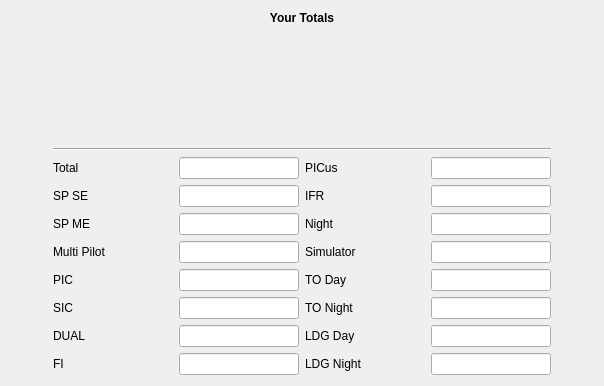
<?xml version="1.0" encoding="UTF-8"?>
<ui version="4.0">
 <class>totalsWidget</class>
 <widget class="QWidget" name="totalsWidget">
  <property name="geometry">
   <rect>
    <x>0</x>
    <y>0</y>
    <width>604</width>
    <height>386</height>
   </rect>
  </property>
  <property name="windowTitle">
   <string>Form</string>
  </property>
  <layout class="QGridLayout" name="gridLayout_2">
   <item row="0" column="0">
    <widget class="QLabel" name="label_17">
     <property name="font">
      <font>
       <weight>75</weight>
       <bold>true</bold>
      </font>
     </property>
     <property name="text">
      <string>Your Totals</string>
     </property>
     <property name="alignment">
      <set>Qt::AlignCenter</set>
     </property>
    </widget>
   </item>
   <item row="1" column="0">
    <spacer name="verticalSpacer">
     <property name="orientation">
      <enum>Qt::Vertical</enum>
     </property>
     <property name="sizeHint" stdset="0">
      <size>
       <width>20</width>
       <height>65</height>
      </size>
     </property>
    </spacer>
   </item>
   <item row="2" column="0">
    <widget class="Line" name="line">
     <property name="orientation">
      <enum>Qt::Horizontal</enum>
     </property>
    </widget>
   </item>
   <item row="3" column="0">
    <layout class="QGridLayout" name="gridLayout">
     <item row="0" column="0">
      <widget class="QLabel" name="totalLabel">
       <property name="maximumSize">
        <size>
         <width>120</width>
         <height>16777215</height>
        </size>
       </property>
       <property name="text">
        <string>Total</string>
       </property>
      </widget>
     </item>
     <item row="0" column="1">
      <widget class="QLineEdit" name="totalLineEdit">
       <property name="maximumSize">
        <size>
         <width>120</width>
         <height>16777215</height>
        </size>
       </property>
       <property name="focusPolicy">
        <enum>Qt::NoFocus</enum>
       </property>
      </widget>
     </item>
     <item row="0" column="2">
      <widget class="QLabel" name="picusLabel">
       <property name="maximumSize">
        <size>
         <width>120</width>
         <height>16777215</height>
        </size>
       </property>
       <property name="text">
        <string>PICus</string>
       </property>
      </widget>
     </item>
     <item row="0" column="3">
      <widget class="QLineEdit" name="picusLineEdit">
       <property name="maximumSize">
        <size>
         <width>120</width>
         <height>16777215</height>
        </size>
       </property>
       <property name="focusPolicy">
        <enum>Qt::NoFocus</enum>
       </property>
      </widget>
     </item>
     <item row="1" column="0">
      <widget class="QLabel" name="spseLabel">
       <property name="maximumSize">
        <size>
         <width>120</width>
         <height>16777215</height>
        </size>
       </property>
       <property name="text">
        <string>SP SE</string>
       </property>
      </widget>
     </item>
     <item row="1" column="1">
      <widget class="QLineEdit" name="spseLineEdit">
       <property name="maximumSize">
        <size>
         <width>120</width>
         <height>16777215</height>
        </size>
       </property>
       <property name="focusPolicy">
        <enum>Qt::NoFocus</enum>
       </property>
      </widget>
     </item>
     <item row="1" column="2">
      <widget class="QLabel" name="ifrLabel">
       <property name="maximumSize">
        <size>
         <width>120</width>
         <height>16777215</height>
        </size>
       </property>
       <property name="text">
        <string>IFR</string>
       </property>
      </widget>
     </item>
     <item row="1" column="3">
      <widget class="QLineEdit" name="ifrLineEdit">
       <property name="maximumSize">
        <size>
         <width>120</width>
         <height>16777215</height>
        </size>
       </property>
       <property name="focusPolicy">
        <enum>Qt::NoFocus</enum>
       </property>
      </widget>
     </item>
     <item row="2" column="0">
      <widget class="QLabel" name="spmeLabel">
       <property name="maximumSize">
        <size>
         <width>120</width>
         <height>16777215</height>
        </size>
       </property>
       <property name="text">
        <string>SP ME</string>
       </property>
      </widget>
     </item>
     <item row="2" column="1">
      <widget class="QLineEdit" name="spmeLineEdit">
       <property name="maximumSize">
        <size>
         <width>120</width>
         <height>16777215</height>
        </size>
       </property>
       <property name="focusPolicy">
        <enum>Qt::NoFocus</enum>
       </property>
      </widget>
     </item>
     <item row="2" column="2">
      <widget class="QLabel" name="nightLabel">
       <property name="maximumSize">
        <size>
         <width>120</width>
         <height>16777215</height>
        </size>
       </property>
       <property name="text">
        <string>Night</string>
       </property>
      </widget>
     </item>
     <item row="2" column="3">
      <widget class="QLineEdit" name="nightLineEdit">
       <property name="maximumSize">
        <size>
         <width>120</width>
         <height>16777215</height>
        </size>
       </property>
       <property name="focusPolicy">
        <enum>Qt::NoFocus</enum>
       </property>
      </widget>
     </item>
     <item row="3" column="0">
      <widget class="QLabel" name="multipilotLabel">
       <property name="maximumSize">
        <size>
         <width>120</width>
         <height>16777215</height>
        </size>
       </property>
       <property name="text">
        <string>Multi Pilot</string>
       </property>
      </widget>
     </item>
     <item row="3" column="1">
      <widget class="QLineEdit" name="multipilotLineEdit">
       <property name="maximumSize">
        <size>
         <width>120</width>
         <height>16777215</height>
        </size>
       </property>
       <property name="focusPolicy">
        <enum>Qt::NoFocus</enum>
       </property>
      </widget>
     </item>
     <item row="3" column="2">
      <widget class="QLabel" name="simLabel">
       <property name="maximumSize">
        <size>
         <width>120</width>
         <height>16777215</height>
        </size>
       </property>
       <property name="text">
        <string>Simulator</string>
       </property>
      </widget>
     </item>
     <item row="3" column="3">
      <widget class="QLineEdit" name="simLineEdit">
       <property name="maximumSize">
        <size>
         <width>120</width>
         <height>16777215</height>
        </size>
       </property>
       <property name="focusPolicy">
        <enum>Qt::NoFocus</enum>
       </property>
      </widget>
     </item>
     <item row="4" column="0">
      <widget class="QLabel" name="piclabel">
       <property name="maximumSize">
        <size>
         <width>120</width>
         <height>16777215</height>
        </size>
       </property>
       <property name="text">
        <string>PIC</string>
       </property>
      </widget>
     </item>
     <item row="4" column="1">
      <widget class="QLineEdit" name="picLineEdit">
       <property name="maximumSize">
        <size>
         <width>120</width>
         <height>16777215</height>
        </size>
       </property>
       <property name="focusPolicy">
        <enum>Qt::NoFocus</enum>
       </property>
      </widget>
     </item>
     <item row="4" column="2">
      <widget class="QLabel" name="todayLabel">
       <property name="maximumSize">
        <size>
         <width>120</width>
         <height>16777215</height>
        </size>
       </property>
       <property name="text">
        <string>TO Day</string>
       </property>
      </widget>
     </item>
     <item row="4" column="3">
      <widget class="QLineEdit" name="todayLineEdit">
       <property name="maximumSize">
        <size>
         <width>120</width>
         <height>16777215</height>
        </size>
       </property>
       <property name="focusPolicy">
        <enum>Qt::NoFocus</enum>
       </property>
      </widget>
     </item>
     <item row="5" column="0">
      <widget class="QLabel" name="sicLabel">
       <property name="maximumSize">
        <size>
         <width>120</width>
         <height>16777215</height>
        </size>
       </property>
       <property name="text">
        <string>SIC</string>
       </property>
      </widget>
     </item>
     <item row="5" column="1">
      <widget class="QLineEdit" name="sicLineEdit">
       <property name="maximumSize">
        <size>
         <width>120</width>
         <height>16777215</height>
        </size>
       </property>
       <property name="focusPolicy">
        <enum>Qt::NoFocus</enum>
       </property>
      </widget>
     </item>
     <item row="5" column="2">
      <widget class="QLabel" name="tonightLabel">
       <property name="maximumSize">
        <size>
         <width>120</width>
         <height>16777215</height>
        </size>
       </property>
       <property name="text">
        <string>TO Night</string>
       </property>
      </widget>
     </item>
     <item row="5" column="3">
      <widget class="QLineEdit" name="tonightLineEdit">
       <property name="maximumSize">
        <size>
         <width>120</width>
         <height>16777215</height>
        </size>
       </property>
       <property name="focusPolicy">
        <enum>Qt::NoFocus</enum>
       </property>
      </widget>
     </item>
     <item row="6" column="0">
      <widget class="QLabel" name="dualLabel">
       <property name="maximumSize">
        <size>
         <width>120</width>
         <height>16777215</height>
        </size>
       </property>
       <property name="text">
        <string>DUAL</string>
       </property>
      </widget>
     </item>
     <item row="6" column="1">
      <widget class="QLineEdit" name="dualLineEdit">
       <property name="maximumSize">
        <size>
         <width>120</width>
         <height>16777215</height>
        </size>
       </property>
       <property name="focusPolicy">
        <enum>Qt::NoFocus</enum>
       </property>
      </widget>
     </item>
     <item row="6" column="2">
      <widget class="QLabel" name="ldgdayLabel">
       <property name="maximumSize">
        <size>
         <width>120</width>
         <height>16777215</height>
        </size>
       </property>
       <property name="text">
        <string>LDG Day</string>
       </property>
      </widget>
     </item>
     <item row="6" column="3">
      <widget class="QLineEdit" name="ldgdayLineEdit">
       <property name="maximumSize">
        <size>
         <width>120</width>
         <height>16777215</height>
        </size>
       </property>
       <property name="focusPolicy">
        <enum>Qt::NoFocus</enum>
       </property>
      </widget>
     </item>
     <item row="7" column="0">
      <widget class="QLabel" name="fiLabel">
       <property name="maximumSize">
        <size>
         <width>120</width>
         <height>16777215</height>
        </size>
       </property>
       <property name="text">
        <string>FI</string>
       </property>
      </widget>
     </item>
     <item row="7" column="2">
      <widget class="QLabel" name="ldgnightLabel">
       <property name="maximumSize">
        <size>
         <width>120</width>
         <height>16777215</height>
        </size>
       </property>
       <property name="text">
        <string>LDG Night</string>
       </property>
      </widget>
     </item>
     <item row="7" column="3">
      <widget class="QLineEdit" name="ldgnightLineEdit">
       <property name="maximumSize">
        <size>
         <width>120</width>
         <height>16777215</height>
        </size>
       </property>
       <property name="focusPolicy">
        <enum>Qt::NoFocus</enum>
       </property>
      </widget>
     </item>
     <item row="7" column="1">
      <widget class="QLineEdit" name="fiLineEdit">
       <property name="maximumSize">
        <size>
         <width>120</width>
         <height>16777215</height>
        </size>
       </property>
       <property name="focusPolicy">
        <enum>Qt::NoFocus</enum>
       </property>
      </widget>
     </item>
    </layout>
   </item>
  </layout>
 </widget>
 <resources/>
 <connections/>
</ui>
